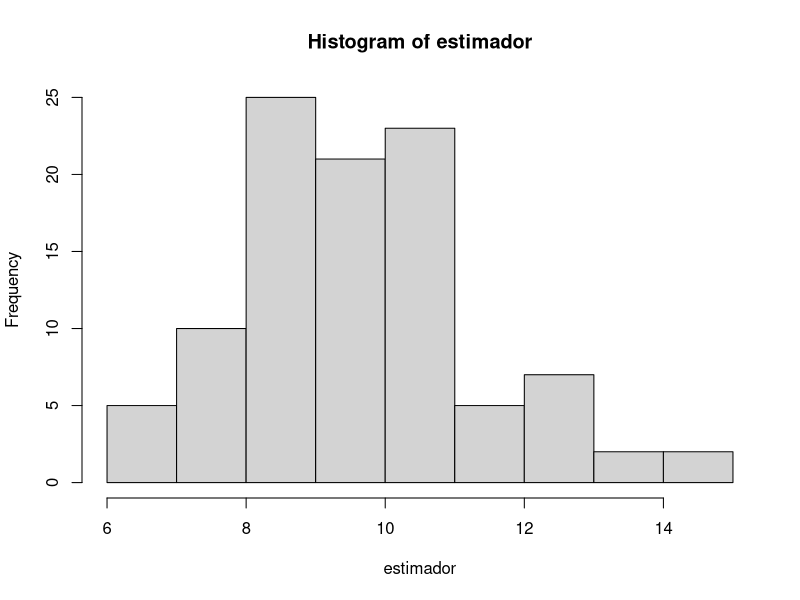
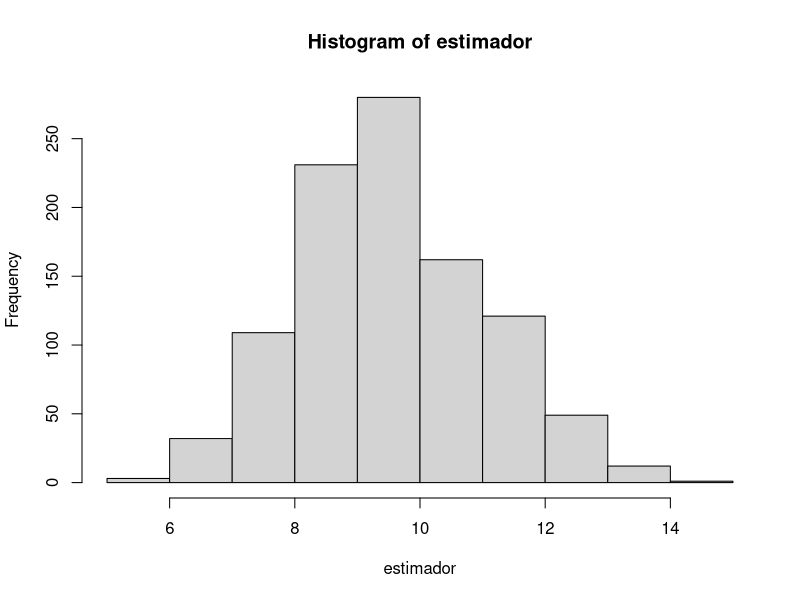
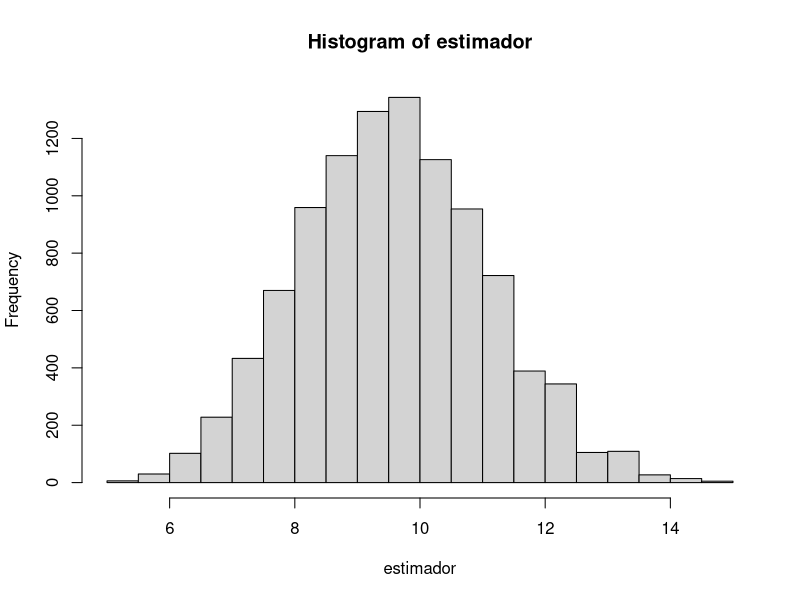
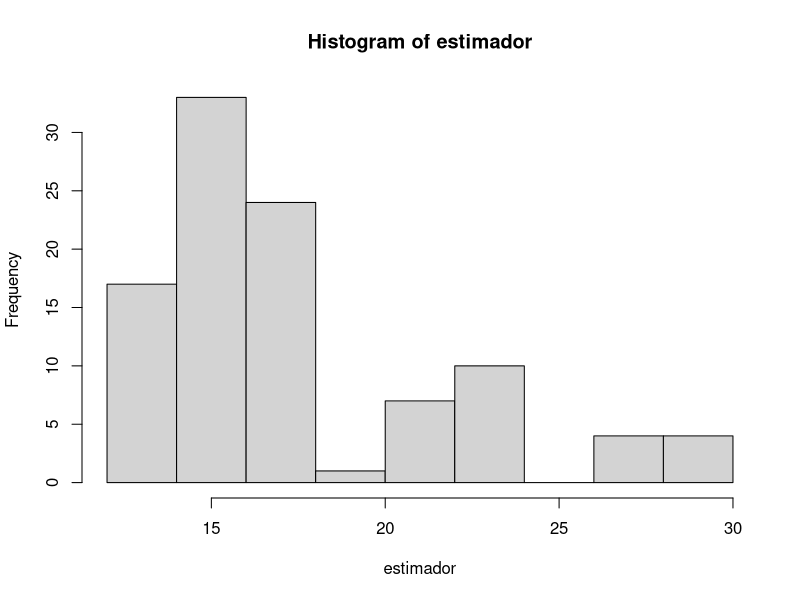
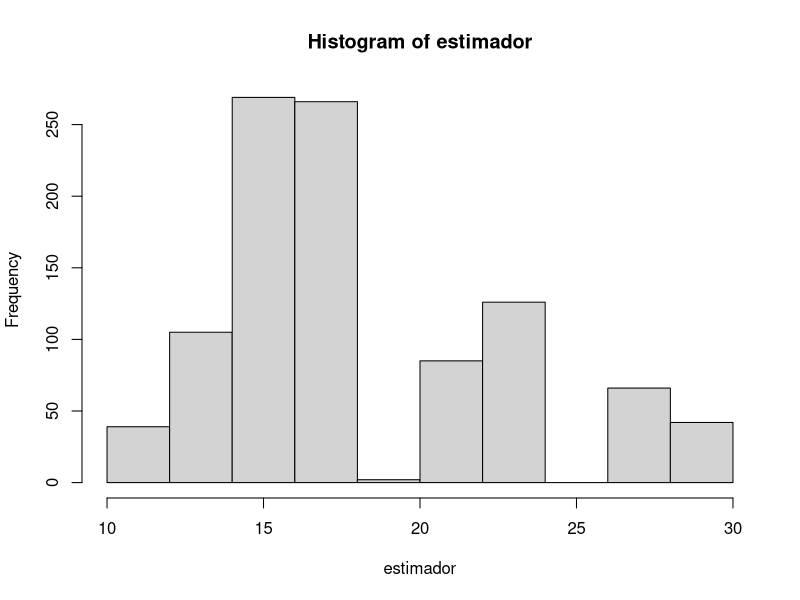
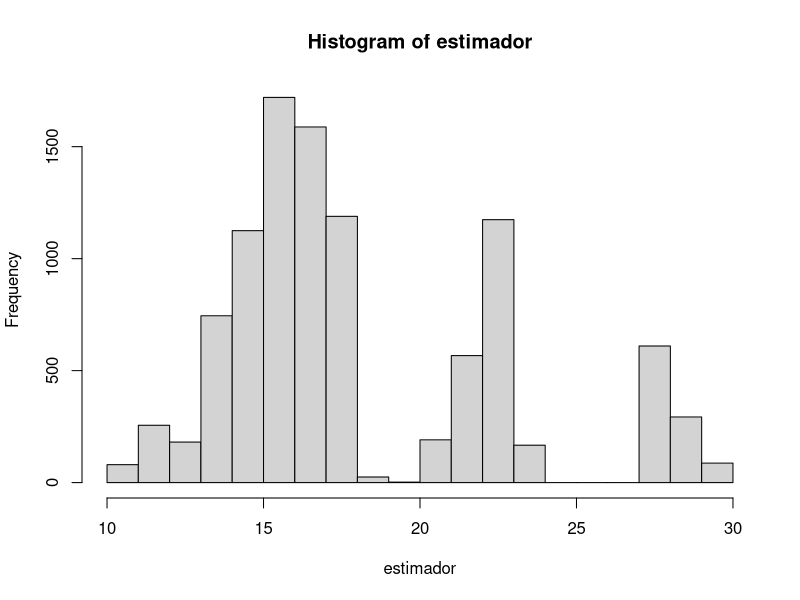
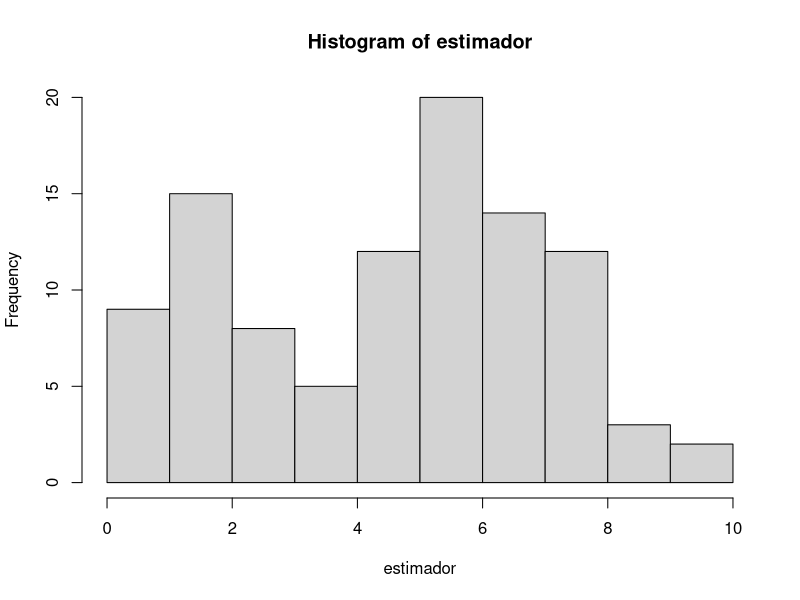
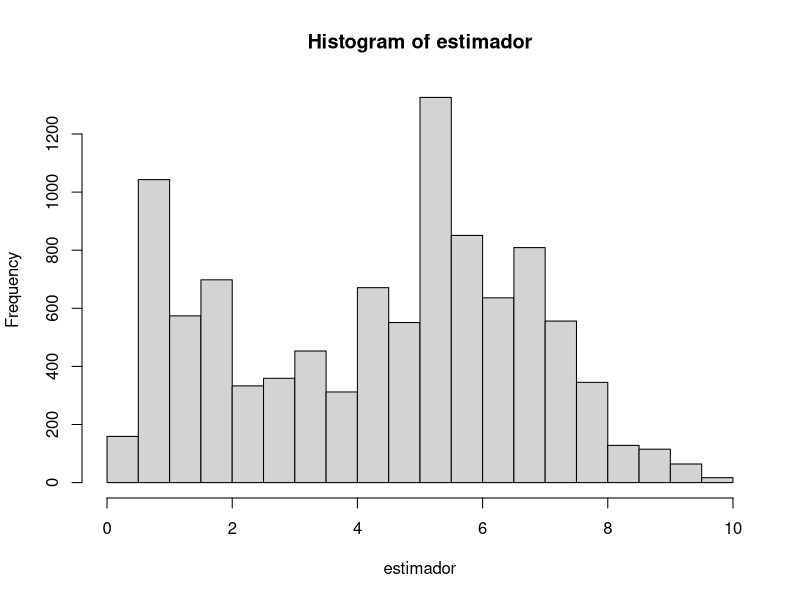

These charts were generated, in order, by the following R code:
## ---- chunk 1
# funcion de boostrap para calcular la mediana
boostrap_media <-function(muestra_base, b) {
  
  # arreglo de estimador
  estimador=rep(0,b)
  
  # longitud de la muestra
  len <- length(muestra_base)
  
  for (i in 1:b) {
    muestra <- sample(muestra_base,len,replace=T)
    #print(muestra)
    #print(median(muestra))
    T_i = mean(muestra)  # El estimador es T
    estimador[i] = T_i
  }
  
  estboot <- mean(estimador)
  eeboot <- sd(estimador)
  hist(estimador)
  return( list(estimador=estboot , eestandar=eeboot))
}
## ---- chunk 2
muestra_base <- c(5,7,8,9,15,14)

b <- 100    # nro. de muestras con reemplazo 
boostrap_media(muestra_base,b)
## ---- chunk 3
muestra_base <- c(5,7,8,9,15,14)

b <- 1000    # nro. de muestras con reemplazo 
boostrap_media(muestra_base,b)
## ---- chunk 4
muestra_base <- c(5,7,8,9,15,14)

b <- 10000    # nro. de muestras con reemplazo 
boostrap_media(muestra_base,b)
## ---- chunk 5

# funcion de boostrap para calcular la mediana
boostrap2mediana <-function(muestra_base, b) {
  
  # arreglo de estimador
  estimador=rep(0,b)
  
  # longitud de la muestra
  len <- length(muestra_base)
  
  for (i in 1:b) {
    muestra <- sample(muestra_base,len,replace=T)
    #print(muestra)
    #print(median(muestra))
    T_i = 2*median(muestra)  # El estimador es T
    estimador[i] = T_i
  }
  
  estboot <- mean(estimador)
  eeboot <- sd(estimador)
  hist(estimador)
  return( list(estimador=estboot , eestandar=eeboot))
}

## ---- chunk 6
muestra_base <- c(5,7,8,9,15,14)

b <- 100    # nro. de muestras con reemplazo 
boostrap2mediana(muestra_base,b)
## ---- chunk 7
b <- 1000    # nro. de muestras con reemplazo 
boostrap2mediana(muestra_base,b)
## ---- chunk 8
b <- 10000    # nro. de muestras con reemplazo 
boostrap2mediana(muestra_base,b)
## ---- chunk 9
# funcion de boostrap para calcular el rango intercuartilico
boostrapIQR_1 <-function(muestra_base, b) {
  
  # arreglo de estimador
  estimador=rep(0,b)
  
  # longitud de la muestra
  len <- length(muestra_base)
  
  for (i in 1:b) {
    muestra <- sample(muestra_base,len,replace=T)
    #print(muestra)
    #print(median(muestra))
    T_i = IQR(muestra)  # El estimador es T
    estimador[i] = T_i
  }
  
  estboot <- mean(estimador)
  eeboot <- sd(estimador)
  hist(estimador)
  return( list(estimador=estboot , eestandar=eeboot))
}

## ---- chunk 10
b <- 100    # nro. de muestras con reemplazo 
boostrapIQR_1(muestra_base,b)
## ---- chunk 11
b <- 10000    # nro. de muestras con reemplazo 
boostrapIQR_1(muestra_base,b)
## ---- chunk 12
# funcion de boostrap para calcular el rango intercuartilico 
boostrapIQR <-function(muestra_base, b) {
  
  # arreglo de estimador
  estimador=rep(0,b)
  
  # longitud de la muestra
  len <- length(muestra_base)
  
  for (i in 1:b) {
    muestra <- sample(muestra_base,len,replace=T)
    #print(muestra)
    #print(median(muestra))
    T_i = quantile(muestra,0.72) - quantile(muestra,0.41)  # El estimador es T
    estimador[i] = T_i
  }
  
  estboot <- mean(estimador)
  eeboot <- sd(estimador)
  hist(estimador)
  return( list(estimador=estboot , eestandar=eeboot))
}
## ---- chunk 13
b <- 100    # nro. de muestras con reemplazo 
muestra_base <- iris[,1]
print(muestra_base)
boostrapIQR(muestra_base,b)
